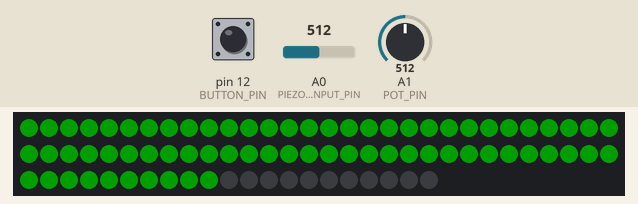
The sketch below on a simulated Arduino Uno, built with avr-gcc and run on an emulated ATmega328P. Shown: 81 RGB LEDs in strip order, left to right, continuing on the next row. The test bench sets the inputs (shaded band); at power-on: A0 (PIEZO_ANALOG_INPUT_PIN) = 512, A1 (POT_PIN) = 512, pin 12 (BUTTON_PIN) HIGH. Dim RGB values are drawn brighter than linear; random numbers use the default seed unless the sketch sets one.

Above: at 1.0 s.
2.3 s: A0 (PIEZO_ANALOG_INPUT_PIN) set to 716
At 2.45 s:
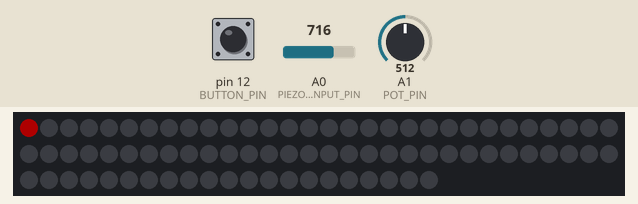
4.7 s: A1 (POT_PIN) set to 695
7.7 s: A1 (POT_PIN) set to 720
At 7.87 s:
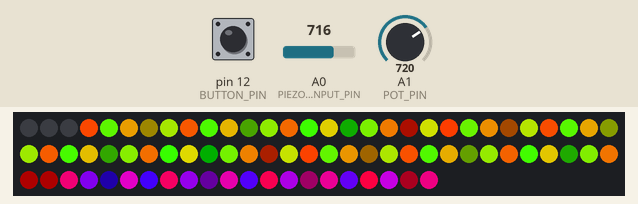
9.5 s: pin 12 (BUTTON_PIN) pulled LOW for 0.15 s
At 9.98 s:
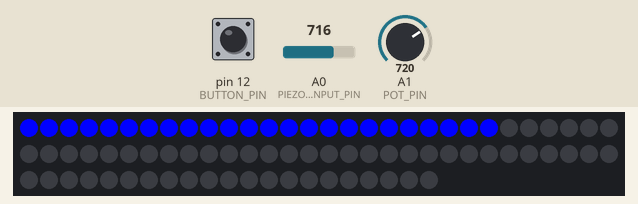
10.2 s: A0 (PIEZO_ANALOG_INPUT_PIN) set to 900
At 10.9 s:
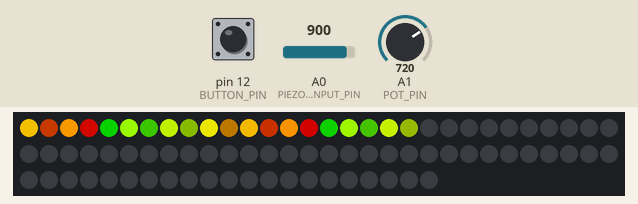
13.2 s: pin 12 (BUTTON_PIN) pulled LOW for 1 s
At 14.56 s:
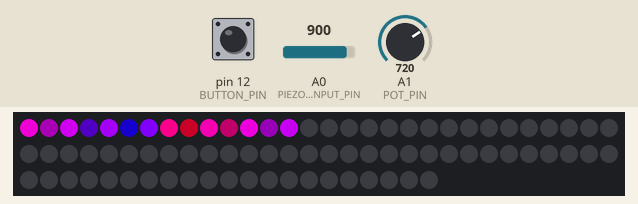
Timing chart, 0 to 16.2 s (numbered marks = the images above; inputs shaded):
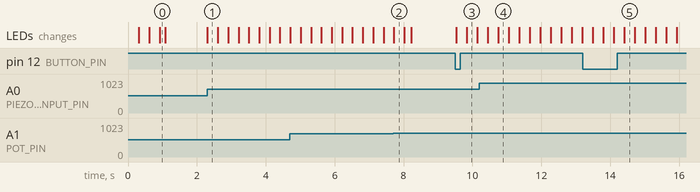

The sketch:

drumLightsProPattern.ino
```cpp
#include <Adafruit_NeoPixel.h>

static const int NEOPIXEL_STRIP_SIGNAL_PIN = 4; // The digital pin # for the neopixel output
static const int PIEZO_ANALOG_INPUT_PIN    = 0; // The analog alias pin # to the piezo input on PIEZO_DIGITAL_INPUT_PIN
static const int PIEZO_DIGITAL_INPUT_PIN   = 14; // The digital pin # for the piezo input
static const int POT_PIN = A1;
static const int BUTTON_PIN = 12;

typedef struct DrumComponent {
  byte id;
  byte numPixelsOnDrum;
  uint16_t minimumRequiredPiezoThreshold;
  uint16_t currentPiezoThreshold;
};

//static const struct DrumComponent MIDDLE_TOM      = { 3, 65, 0, 0 };
//static const struct DrumComponent HI_TOM          = { 3, 50, 10, 0 };
static const struct DrumComponent FLOOR_TOM       = { 3, 81, 10, 0 };

static struct DrumComponent *myDrumComponent = &FLOOR_TOM;

enum  pattern { NONE, RAINBOW_CYCLE, THEATER_CHASE, COLOR_WIPE, SCANNER, FADE, DRUMBEAT, BREATHE };
enum  direction { FORWARD, REVERSE };

boolean isChase = false;
int showType = 0;
pattern previousPattern = NULL;

// NeoPattern Class - derived from the Adafruit_NeoPixel class
class NeoPatterns : public Adafruit_NeoPixel
{
  public:

    // Member Variables:
    pattern  ActivePattern;  // which pattern is running
    direction Direction;     // direction to run the pattern

    boolean bIsChaseSignal = true;
    boolean bForcingDrumBeat = false;

    unsigned long elapsedTimeInMilliSeconds = 0;
    unsigned long Interval = 0;   // milliseconds between updates
    unsigned long lastUpdate = 0; // last update of position

    uint32_t Color1, Color2;  // What colors are in use
    uint16_t TotalSteps;  // total number of steps in the pattern
    uint16_t Index;  // current step within the pattern

    void (*OnComplete)();  // Callback on completion of pattern

    // Constructor - calls base-class constructor to initialize strip
    NeoPatterns(uint16_t pixels, uint8_t pin, uint8_t type, void (*callback)()) : Adafruit_NeoPixel(pixels, pin, type) {
      OnComplete = callback;
    }

    void setChaseSignal( boolean b ) {
      bIsChaseSignal = b;
    }

    // Update the pattern
    void Update() {

      pattern p = ActivePattern;

      setChaseSignal( isChaseSignal() );
      if ( ! bForcingDrumBeat && bIsChaseSignal && p != DRUMBEAT ) {
        bForcingDrumBeat = true;
        Interval = 200;
        clearStrip();
      }

      if ( bForcingDrumBeat ) {
        DrumBeatUpdate();
      }

      elapsedTimeInMilliSeconds = ( millis() - lastUpdate );

      if ( elapsedTimeInMilliSeconds > Interval ) {

        bForcingDrumBeat = false;

        lastUpdate = millis();

        int waitTime = 10;

        switch ( p ) {
          case RAINBOW_CYCLE:
            Interval = 15;
            RainbowCycleUpdate();
            break;
          case THEATER_CHASE:
            TheaterChaseUpdate();
            break;
          case COLOR_WIPE:
            ColorWipeUpdate();
            Interval = 25;
            break;
          case SCANNER:
            Interval = 25;
            ScannerUpdate();
            break;
          case FADE:
            FadeUpdate();
            break;
          case DRUMBEAT:
            Interval = 0;
            DrumBeatUpdate();
            break;
          case BREATHE:
            BreatheUpdate();
            break;
          default:
            Interval = 0;
            DrumBeatUpdate();
            break;
        }

      }

    }

    void BreatheUpdate() {

      float MaximumBrightness = 255;
      float SpeedFactor = 0.008; // I don't actually know what would look good
      float StepDelay = 5; // ms for a step delay on the lights

      // Make the lights breathe
      for (int i = 0; i < 65535; i++) {
        // Intensity will go from 10 - MaximumBrightness in a "breathing" manner
        float intensity = MaximumBrightness / 2.0 * (1.0 + sin(SpeedFactor * i));
        setBrightness(intensity);
        // Now set every LED to that color
        for (int ledNumber = 0; ledNumber < numPixels(); ledNumber++) {
          setPixelColor(ledNumber, 0, 0, 255);
        }
      }

      show();

    }

    void fadeInAndOut(uint8_t red, uint8_t green, uint8_t blue, uint8_t wait) {

      for (uint8_t b = 0; b < 255; b++) {
        for (uint8_t i = 0; i < numPixels(); i++) {
          setPixelColor(i, red * b / 255, green * b / 255, blue * b / 255);
        }
        show();
        delay(wait);
      };

      for (uint8_t b = 255; b > 0; b--) {
        for (uint8_t i = 0; i < numPixels(); i++) {
          setPixelColor(i, red * b / 255, green * b / 255, blue * b / 255);
        }
        show();
        delay(wait);
      };
    };

    // Increment the Index and reset at the end
    void Increment()
    {
      if (Direction == FORWARD)
      {
        Index++;
        if (Index >= TotalSteps)
        {
          Index = 0;
          if (OnComplete != NULL)
          {
            OnComplete(); // call the comlpetion callback
          }
        }
      }
      else // Direction == REVERSE
      {
        --Index;
        if (Index <= 0)
        {
          Index = TotalSteps - 1;
          if (OnComplete != NULL)
          {
            OnComplete(); // call the comlpetion callback
          }
        }
      }
    }

    // Reverse pattern direction
    void Reverse()
    {
      if (Direction == FORWARD)
      {
        Direction = REVERSE;
        Index = TotalSteps - 1;
      }
      else
      {
        Direction = FORWARD;
        Index = 0;
      }
    }

    // Initialize for a RainbowCycle
    void RainbowCycle(uint8_t interval, direction dir = FORWARD)
    {
      ActivePattern = RAINBOW_CYCLE;
      Interval = interval;
      TotalSteps = 255;
      Index = 0;
      Direction = dir;
    }

    float mapf(long x, long in_min, long in_max, long out_min, long out_max)
    {
      return (x - in_min) * (out_max - out_min) / (in_max - in_min) + out_min;
    }

    // Update the Rainbow Cycle Pattern
    void RainbowCycleUpdate()
    {

      for (int i = 0; i < numPixels(); i++)
      {
        setPixelColor(i, Wheel( ( ( i * 256 / numPixels() ) + Index ) & 255 ) );
      }

      Increment();


    }

    // Initialize for a Theater Chase
    void TheaterChase(uint32_t color1, uint32_t color2, uint8_t interval, direction dir = FORWARD)
    {
      ActivePattern = THEATER_CHASE;
      Interval = interval;
      TotalSteps = numPixels();
      Color1 = color1;
      Color2 = color2;
      Index = 0;
      Direction = dir;
    }

    // Update the Theater Chase Pattern
    void TheaterChaseUpdate()
    {
      for (int i = 0; i < numPixels(); i++)
      {
        if ((i + Index) % 3 == 0)
        {
          setPixelColor(i, Color1);
        }
        else
        {
          setPixelColor(i, Color2);
        }
      }
      show();
      Increment();
    }

    // Initialize for a ColorWipe
    void ColorWipe(uint32_t color, uint8_t interval, direction dir = FORWARD)
    {
      ActivePattern = COLOR_WIPE;
      Interval = interval;
      TotalSteps = numPixels();
      Color1 = color;
      Index = 0;
      Direction = dir;
    }

    // Update the Color Wipe Pattern
    void ColorWipeUpdate()
    {
      setPixelColor(Index, Color1);
      show();
      Increment();
    }

    // Initialize for a SCANNNER
    void Scanner(uint32_t color1, uint8_t interval)
    {
      ActivePattern = SCANNER;
      Interval = interval;
      TotalSteps = (numPixels() - 1) * 2;
      Color1 = color1;
      Index = 0;
    }

    // Update the Scanner Pattern
    void ScannerUpdate()
    {
      for (int i = 0; i < numPixels(); i++)
      {
        if (i == Index)  // Scan Pixel to the right
        {
          setPixelColor(i, Color1);
        }
        else if (i == TotalSteps - Index) // Scan Pixel to the left
        {
          setPixelColor(i, Color1);
        }
        else // Fading tail
        {
          setPixelColor(i, DimColor(getPixelColor(i)));
        }
      }
      show();
      Increment();
    }

    // Initialize for a Fade
    void Fade(uint32_t color1, uint32_t color2, uint16_t steps, uint8_t interval, direction dir = FORWARD)
    {
      ActivePattern = FADE;
      Interval = interval;
      TotalSteps = steps;
      Color1 = color1;
      Color2 = color2;
      Index = 0;
      Direction = dir;
    }

    // Update the Fade Pattern
    void FadeUpdate()
    {
      // Calculate linear interpolation between Color1 and Color2
      // Optimise order of operations to minimize truncation error
      uint8_t red = ((Red(Color1) * (TotalSteps - Index)) + (Red(Color2) * Index)) / TotalSteps;
      uint8_t green = ((Green(Color1) * (TotalSteps - Index)) + (Green(Color2) * Index)) / TotalSteps;
      uint8_t blue = ((Blue(Color1) * (TotalSteps - Index)) + (Blue(Color2) * Index)) / TotalSteps;

      ColorSet(Color(red, green, blue));
      show();
      Increment();
    }

    void colorFade() {

      static uint8_t red = 255;
      static uint8_t green = 0;
      static uint8_t blue = 0;

      for (uint8_t b = 0; b < 255; b++) {

        for (uint8_t i = 0; i < numPixels(); i++) {
          setPixelColor(i, red * b / 255, green * b / 255, blue * b / 255);
        }

        show();

        delay( 10 );

      };

    }

    // Calculate 50% dimmed version of a color (used by ScannerUpdate)
    uint32_t DimColor(uint32_t color)
    {
      // Shift R, G and B components one bit to the right
      uint32_t dimColor = Color(Red(color) >> 1, Green(color) >> 1, Blue(color) >> 1);
      return dimColor;
    }

    // Set all pixels to a color (synchronously)
    void ColorSet(uint32_t color)
    {
      for (int i = 0; i < numPixels(); i++)
      {
        setPixelColor(i, color);
      }
      show();
    }

    // Returns the Red component of a 32-bit color
    uint8_t Red(uint32_t color)
    {
      return (color >> 16) & 0xFF;
    }

    // Returns the Green component of a 32-bit color
    uint8_t Green(uint32_t color)
    {
      return (color >> 8) & 0xFF;
    }

    // Returns the Blue component of a 32-bit color
    uint8_t Blue(uint32_t color)
    {
      return color & 0xFF;
    }

    // Input a value 0 to 255 to get a color value.
    // The colours are a transition r - g - b - back to r.
    uint32_t Wheel(byte WheelPos)
    {
      WheelPos = 255 - WheelPos;
      if (WheelPos < 85)
      {
        return Color(255 - WheelPos * 3, 0, WheelPos * 3);
      }
      else if (WheelPos < 170)
      {
        WheelPos -= 85;
        return Color(0, WheelPos * 3, 255 - WheelPos * 3);
      }
      else
      {
        WheelPos -= 170;
        return Color(WheelPos * 3, 255 - WheelPos * 3, 0);
      }
    }

    // Input a value 0 to 255 to get a color value.
    // The colours are a transition r - g - b - back to r.
    // This function adapted from Adafruit's demo code to add intensity.
    uint32_t Wheel(byte WheelPos, float intensity) {
      WheelPos = 255 - WheelPos;

      byte red = 0;
      byte green = 0;
      byte blue = 0;

      if (WheelPos < 85) {

        red = ( 255 - WheelPos * 3) * intensity;
        green = 0;
        blue = ( WheelPos * 3 ) * intensity;

      } else if (WheelPos < 170) {

        WheelPos -= 85;

        red = 0;
        green = ( WheelPos * 3 ) * intensity;
        blue = ( 255 - WheelPos * 3 ) * intensity;

      } else {

        WheelPos -= 170;

        red = ( WheelPos * 3 ) * intensity;
        green = ( 255 - WheelPos * 3 ) * intensity;
        blue = 0;

      }

      return Color( red, green, blue );

    }

    //begin custom code
    void setCurrentPiezoThreshold( uint16_t t ) {
      myDrumComponent->currentPiezoThreshold = t;
    }

    uint16_t getCurrentThresholdFromPiezo() {
      return analogRead( PIEZO_ANALOG_INPUT_PIN );
    }

    void setPixel(int Pixel, uint32_t color) {
      setPixelColor( Pixel, color );
    }

    void setPixel(int Pixel, byte red, byte green, byte blue) {
      setPixel( Pixel, Color( red, green, blue ) );
    }

    void setPixelStripColorBasedOnPiezoValue( int pixel, float intensity ) {

      static byte numLoops = 0;

      byte WheelPos = numLoops;

      byte red = 0;
      byte green = 0;
      byte blue = 0;

      WheelPos = ( 255 - WheelPos );

      if (WheelPos < 85) {

        red = ( 255 - WheelPos * 3) * intensity;
        green = 0;
        blue = ( WheelPos * 3 ) * intensity;

      } else if (WheelPos < 170) {

        WheelPos -= 85;

        red = 0;
        green = ( WheelPos * 3 ) * intensity;
        blue = ( 255 - WheelPos * 3 ) * intensity;

      } else {

        WheelPos -= 170;

        red = ( WheelPos * 3 ) * intensity;
        green = ( 255 - WheelPos * 3 ) * intensity;
        blue = 0;

      }

      if ( numLoops >= 0 && numLoops < 255 ) {
        numLoops++;
      } else {
        numLoops = 0;
      }

      setPixel( pixel, red, green, blue );

    }

    void DrumBeatUpdate() {

      ActivePattern = DRUMBEAT;

      for ( int i = numPixels(); i > 0; i-- ) {
        setPixel( i, getPixelColor( i - 1 ) );
      }

      if ( isChaseSignal() ) {

        setPixelStripColorBasedOnPiezoValue( 0,  analogRead( PIEZO_ANALOG_INPUT_PIN / 1024.0 ) );

      } else {

        setPixel( 0, 0, 0, 0 );

      }

    }

    void showStrip() {
      show();
    }

    void colorWipeAnimation(uint32_t stripColorValue, uint8_t wait) {

      for ( uint16_t i = 0; i < numPixels(); i++ ) {

        setPixel( i, stripColorValue );

        if ( wait > 0 ) {
          showStrip();
          delay(wait);
        }

      }

      if ( wait == 0 ) showStrip();

    }

    void colorWipe(uint32_t c, uint8_t wait) {
      ColorWipe( c, wait, FORWARD);
    }

    void clearStrip() {
      clear();
    }

    boolean isChaseSignal() {

      setCurrentPiezoThreshold( getCurrentThresholdFromPiezo() );

      if ( myDrumComponent->currentPiezoThreshold > map(analogRead( POT_PIN ), 0, 1023, int ( myDrumComponent->minimumRequiredPiezoThreshold ), 1023) ) {
        return true;
      } else {
        return false;
      }

    }

    //end custom code

};

void animationComplete();


NeoPatterns strip( myDrumComponent->numPixelsOnDrum, NEOPIXEL_STRIP_SIGNAL_PIN, NEO_GRB + NEO_KHZ800, &animationComplete);

void setup() {

  strip.begin();
  strip.setBrightness( 255 );

  strip.Scanner( strip.Color( 0, 0, 255 ), 45 );
  strip.ColorWipe( strip.Color( 0, 0, 255 ), 30 );

  isChase = true;
  showType = 0;
  previousPattern = DRUMBEAT;
  strip.ActivePattern = previousPattern;

  pinMode( PIEZO_DIGITAL_INPUT_PIN, INPUT );
  pinMode( BUTTON_PIN, INPUT_PULLUP );

  strip.clearStrip();
  strip.colorWipeAnimation( strip.Color( 0, 30, 0 ), 10 );  //show green color wipe to indicate it is ready to go
  strip.clearStrip();

}

// Main loop
void loop() {

  strip.Update();

  pattern currentPattern = strip.ActivePattern;

  if ( wasButtonPressed() ) {

    setShowType();

    strip.Interval = 0;

    if ( showType == 0 ) {
      strip.clearStrip();
      strip.colorWipeAnimation( strip.Color( 0, 30, 0 ), 10 );  //show green color wipe to indicate it is ready to go
    }

    if ( showType == 1 ) {
      strip.clearStrip();
      strip.colorWipeAnimation( strip.Color( 0, 0, 255 ), 10 );  //show green color wipe to indicate it is ready to go
    }

    if ( showType == 2 ) {
      strip.clearStrip();
      strip.colorWipeAnimation( strip.Color( 255, 0, 0 ), 10 );  //show green color wipe to indicate it is ready to go
    }

    if ( showType == 3 ) {
      strip.clearStrip();
      strip.colorWipeAnimation( strip.Color( 255, 75, 0 ), 10 );  //show green color wipe to indicate it is ready to go
    }


    strip.clearStrip();

  }

  if ( showType <= 0 || showType > 2 ) {
    strip.ActivePattern = DRUMBEAT;
    strip.TotalSteps = 255;
    currentPattern = strip.ActivePattern;
  }

  if ( showType == 1 ) {
    strip.ActivePattern = RAINBOW_CYCLE;
    strip.TotalSteps = 255;
    currentPattern = strip.ActivePattern;
  }

  if ( showType == 2 ) {
    strip.ActivePattern = SCANNER;
    currentPattern = strip.ActivePattern;
  }

  if ( showType == 3 ) {
    strip.ActivePattern = COLOR_WIPE;
    currentPattern = strip.ActivePattern;
  }

  strip.showStrip();

}

int getShowType() {
  return showType;
}

void setShowType() {

  showType++;

  if (showType > 3) {
    showType = 0;
  }


}

bool wasButtonPressed() {

  static bool oldState = HIGH;

  bool bReturn = false;

  // Get current button state.
  bool newState = digitalRead(BUTTON_PIN);

  // Check if state changed from high to low (button press).
  if (newState == LOW && oldState == HIGH) {

    // Short delay to debounce button.
    delay(20);

    // Check if button is still low after debounce.
    newState = digitalRead(BUTTON_PIN);

    if (newState == LOW) {
      bReturn = true;
    }

  }

  // Set the last button state to the old state.
  oldState = newState;

  return bReturn;

}

// Strip  Completion Callback
void animationComplete() {

  uint8_t red = random(0, 255);
  uint8_t green = random(0, 255);
  uint8_t blue =  random(0, 255);

  if ( strip.ActivePattern == RAINBOW_CYCLE ) {
    strip.RainbowCycle( random(0, 10) );
  }

  //  strip.Fade( 50, 255, 255, 30  );
  if ( strip.ActivePattern == SCANNER ) {


    if ( ( red + green + blue ) <= 10 ) {
      red = 0;
      green = 0;
      blue = 255;
    }

    strip.Scanner( strip.Color( red, green, blue ), 25 );

  }

  if ( strip.ActivePattern == COLOR_WIPE ) {
    strip.ColorWipe( strip.Color( red, green, blue ), 10 );
  }

}
```

Measured:
- the behaviour switches between 712 and 713 on A1 (POT_PIN) (found by bisection; images 1 and 2)
- after the input at 2.3 s, the LEDs: change at once (image 1)
- after the input at 9.5 s, the LEDs: first change at once (image 3 shows a later state)
